Frame 1 (no input): blank canvas, image omitted
Frame 60 (no input): blank canvas, image omitted
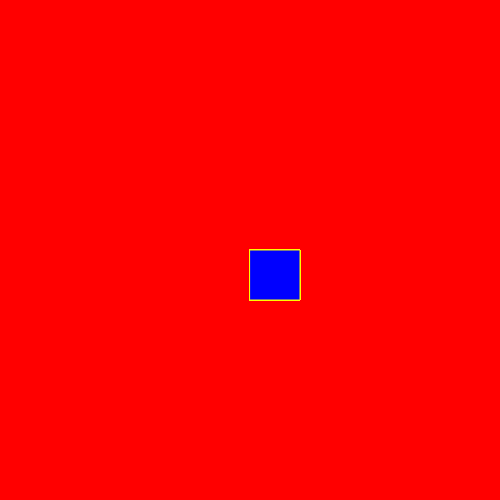
Frame 120 (the mouse pressed at the canvas centre since frame 60)

The p5.js sketch whose frames 1 and 60 were blank and that drew this single picture after the mouse press (run headless with seeded random() and noise() and a simulated clock; from frame 60 on, the mouse is pressed at the canvas centre):

// p5.js sketch
// ── sketch.js
function setup() {
    createCanvas(500, 500);
    background("red")
    
  } 
    
    function draw() {
    
    stroke("yellow")
    fill("blue")
    
    if(mouseIsPressed){
      rect(mouseX, mouseY, 50, 50);
    } 
  }
// ── style.css
tml, body {
    margin: 0;
    padding: 0;
  }
  canvas {
    display: block;
  }
  
